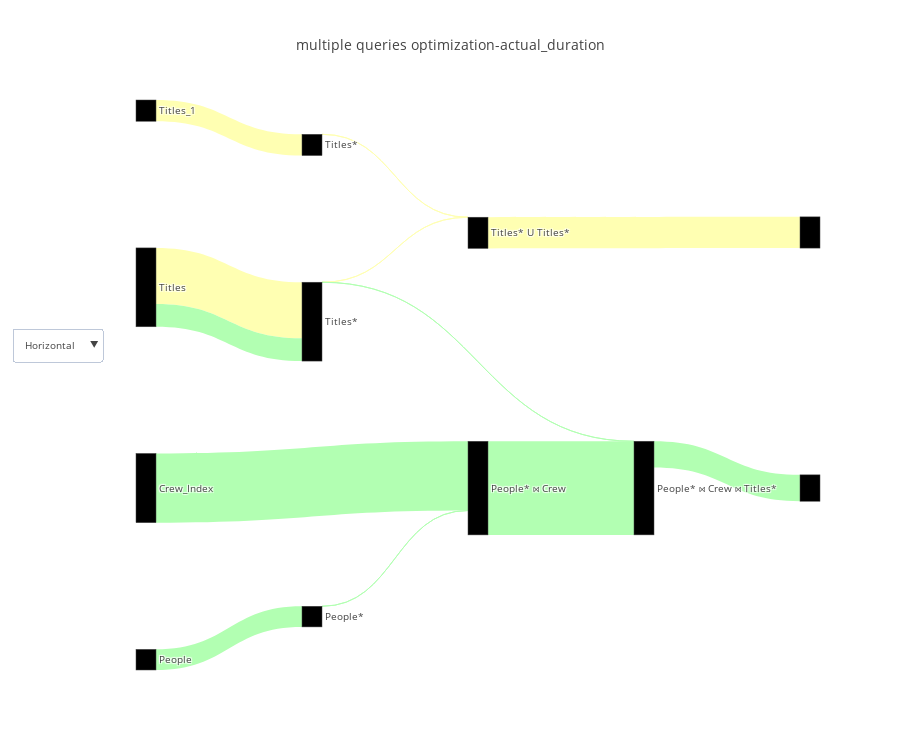

The cell this chart's notebook holds for it:
### Code cell
flow_df = query_renderer.get_flow_df(queries[::-1], con_str=con_str)
query_renderer.vizualize(flow_df, metrics=["actual_duration"], title="multiple queries optimization",open_=False)

### Figure 1 — Plotly figure (JSON) as saved in the notebook; plotly's stock layout.template omitted (floating-point values rounded to 4 significant figures)
{"data": [{"link": {"color": ["#b2ffb2", "#b2ffb2", "#b2ffb2", "#b2ffb2", "#b2ffb2", "#ffffb2", "#ffffb2", "#ffffb2", "#b2ffb2", "#ffffb2", "#b2ffb2", "#ffffb2"], "label": ["\nDescription: Finds relevant records by sequentially scanning the input record set. When reading from a table, Seq Scans (unlike Index Scans) perform a single read operation (only the table is read).", "\nDescription: Filter relation to hold only relevant records.Filter condition: (people.name = ANY ('{\"Owen Wilson\",\"Adam Sandler\",\"Jason Segel\"}'::text[]))", "\nDescription: Finds relevant records by sequentially scanning the input record set. When reading from a table, Seq Scans (unlike Index Scans) perform a single read operation (only the table is read).", "\nDescription: Joins to record sets by hashing one of them (using a Hash Scan).Inner Join with (crew.person_id = people.person_id)", "\nDescription: Joins to record sets by hashing one of them (using a Hash Scan).Inner Join with (titles.title_id = crew.title_id)", "\nDescription: Finds relevant records by sequentially scanning the input record set. When reading from a table, Seq Scans (unlike Index Scans) perform a single read operation (only the table is read).", "\nDescription: Filter relation to hold only relevant records.Filter condition: (titles_1.genres ~~ '%Action%'::text)", "\nDescription: Finds relevant records by sequentially scanning the input record set. When reading from a table, Seq Scans (unlike Index Scans) perform a single read operation (only the table is read).", "\nDescription: Finds relevant records by sequentially scanning the input record set. When reading from a table, Seq Scans (unlike Index Scans) perform a single read operation (only the table is read).", "\nDescription: Filter relation to hold only relevant records.Filter condition: (titles.genres ~~ '%Comedy%'::text)", "\nDescription: Filter relation to hold only relevant records.Filter condition: (titles.genres ~~ '%Comedy%'::text)", "\nDescription: Used in a UNION to merge multiple record sets by appending them together."], "source": [0, 1, 2, 3, 4, 5, 6, 7, 7, 8, 8, 9], "target": [1, 3, 3, 4, 11, 6, 9, 8, 8, 9, 4, 10], "value": [994, 1, 3333, 4507, 1270, 1023, 1, 2698, 1098, 1, 1, 1503]}, "node": {"color": ["black", "black", "black", "black", "black", "black", "black", "black", "black", "black", "black", "black"], "label": ["People", "People*", "Crew_Index", "People* ⋈ Crew", "People* ⋈ Crew ⋈ Titles*", "Titles_1", "Titles*", "Titles", "Titles*", "Titles* U Titles*"], "pad": 200}, "orientation": "h", "type": "sankey", "valueformat": ",", "valuesuffix": [" Seconds", " Seconds", " Seconds", " Seconds", " Seconds", " Seconds", " Seconds", " Seconds", " Seconds", " Seconds", " Seconds", " Seconds"]}], "layout": {"font": {"size": 10}, "height": 750, "title": "multiple queries optimization-actual_duration", "updatemenus": [{"buttons": [{"args": ["orientation", "h"], "label": "Horizontal", "method": "restyle"}, {"args": ["orientation", "v"], "label": "Vertical", "method": "restyle"}], "y": 0.6}]}}
